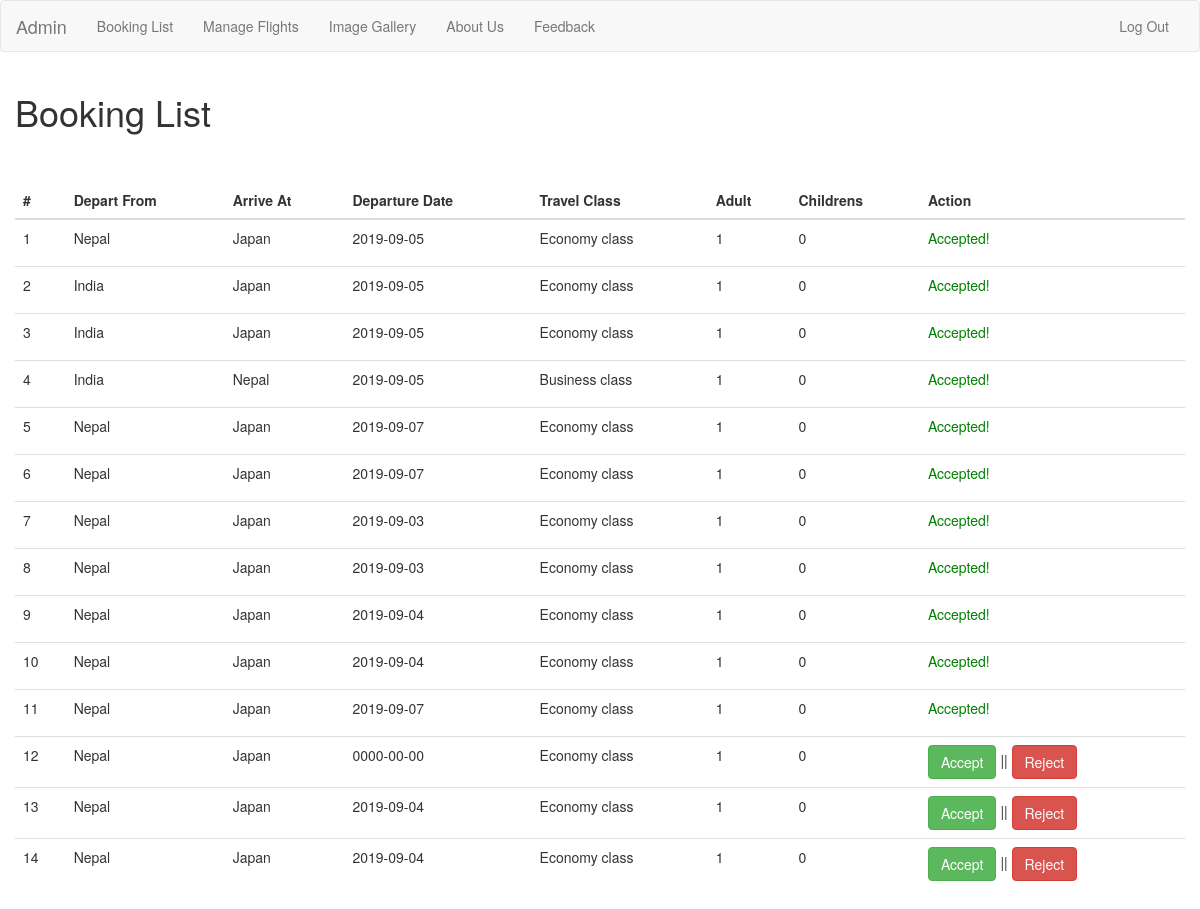
Screenshot of /admin/dashboard/dashboard.php with the database file from the repository.
### tables this page shows
CREATE TABLE `booking` (
  `id` int(11) NOT NULL,
  `flyingFrom` varchar(255) NOT NULL,
  `flyingTo` varchar(255) NOT NULL,
  `checkIn` date NOT NULL,
  `travelClass` varchar(255) NOT NULL,
  `adults` int(11) NOT NULL,
  `children` int(11) NOT NULL,
  `acceptance` int(10) NOT NULL
);

### admin/dashboard/page/bookinglist.php (the view, shortened to what this page needs)
<?php
include '../../config/connection.php';
$result=$con->query("SELECT * FROM booking");
 ?>
<section class="booking-list">
  <div class="container-fluid">
    <h1>Booking List</h1>
    <br><br>
    <table class="table table-hover">
      <thead>
        <tr>
        <th>#</th>
        <th>Depart From</th>
        <th>Arrive At</th>
        <th>Departure Date</th>
        <th>Travel Class</th>
        <th>Adult</th>
        <th>Childrens</th>
        <th>Action</th>
      </tr>
      </thead>
      <tbody>
        <?php
        while ($row = $result->fetch_assoc()):
          ?>
        <tr>
          <form class="" action="page/process/rejectbooking.php?id=<?= $row['id']; ?>" method="post" role="form">
          <td><?= $row['id'] ?></td>
          <td><?= $row['flyingFrom'] ?></td>
          <td><?= $row['flyingTo'] ?></td>
          <td><?= $row['checkIn'] ?></td>
          <td><?= $row['travelClass'] ?></td>
          <td><?= $row['adults'] ?></td>
          <td><?= $row['children'] ?></td>
          <td><?php
          $accept=$row['acceptance'];
          if ($accept==1) {
            echo "<p style='color:green;'>Accepted!</p>";
          }
          elseif ($accept==2) {
            echo "<p style='color:red;'>Rejected!</p>";
          }
          else {
            echo "<input type='submit' name='submit' value='Accept' class='btn btn-success'>  ||
            <input type='submit' name='submit' class='btn btn-danger' value='Reject' >";
          }
           ?>
          </td>
          </form>
        </tr>
        <?php endwhile; ?>
      </tbody>
    </table>
  </div>
</section>

### rows the page displays
booking: id "1", flyingFrom "Nepal", flyingTo "Japan", checkIn "2019-09-05", travelClass "Economy class", adults "1", children "0", acceptance "Accepted!"
booking: id "2", flyingFrom "India", flyingTo "Japan", checkIn "2019-09-05", travelClass "Economy class", adults "1", children "0", acceptance "Accepted!"
booking: id "3", flyingFrom "India", flyingTo "Japan", checkIn "2019-09-05", travelClass "Economy class", adults "1", children "0", acceptance "Accepted!"
booking: id "4", flyingFrom "India", flyingTo "Nepal", checkIn "2019-09-05", travelClass "Business class", adults "1", children "0", acceptance "Accepted!"
booking: id "5", flyingFrom "Nepal", flyingTo "Japan", checkIn "2019-09-07", travelClass "Economy class", adults "1", children "0", acceptance "Accepted!"
booking: id "6", flyingFrom "Nepal", flyingTo "Japan", checkIn "2019-09-07", travelClass "Economy class", adults "1", children "0", acceptance "Accepted!"
booking: id "7", flyingFrom "Nepal", flyingTo "Japan", checkIn "2019-09-03", travelClass "Economy class", adults "1", children "0", acceptance "Accepted!"
booking: id "8", flyingFrom "Nepal", flyingTo "Japan", checkIn "2019-09-03", travelClass "Economy class", adults "1", children "0", acceptance "Accepted!"
booking: id "9", flyingFrom "Nepal", flyingTo "Japan", checkIn "2019-09-04", travelClass "Economy class", adults "1", children "0", acceptance "Accepted!"
booking: id "10", flyingFrom "Nepal", flyingTo "Japan", checkIn "2019-09-04", travelClass "Economy class", adults "1", children "0", acceptance "Accepted!"
booking: id "11", flyingFrom "Nepal", flyingTo "Japan", checkIn "2019-09-07", travelClass "Economy class", adults "1", children "0", acceptance "Accepted!"
booking: id "12", flyingFrom "Nepal", flyingTo "Japan", checkIn "0000-00-00", travelClass "Economy class", adults "1", children "0"
booking: id "13", flyingFrom "Nepal", flyingTo "Japan", checkIn "2019-09-04", travelClass "Economy class", adults "1", children "0"
booking: id "14", flyingFrom "Nepal", flyingTo "Japan", checkIn "2019-09-04", travelClass "Economy class", adults "1", children "0"
